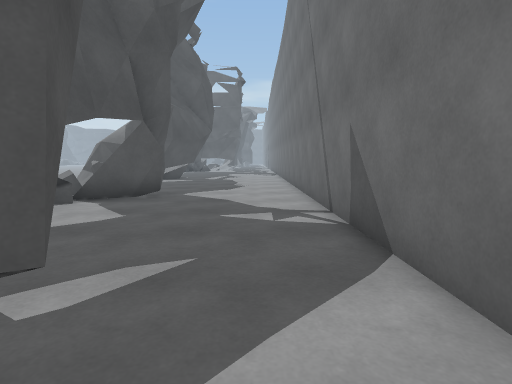
view 1 (above)

14 first-person views from a walk through a Unity game level. The camera is 1.2 m above the floor, tilts 6° down and sees 80° across. The floor is counted in squares, 1 m on a side. Each view is taken from the middle of a square. On the plan, view 1 faces up. The plan holds only what a view shows up to about 13 squares ahead; the rest is blank. The place goes on beyond the plan. The player is left out.

view 2
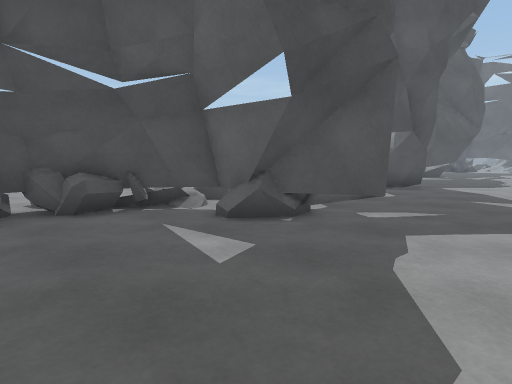

view 3
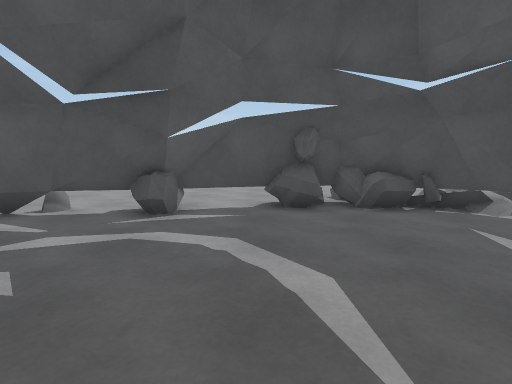

view 4
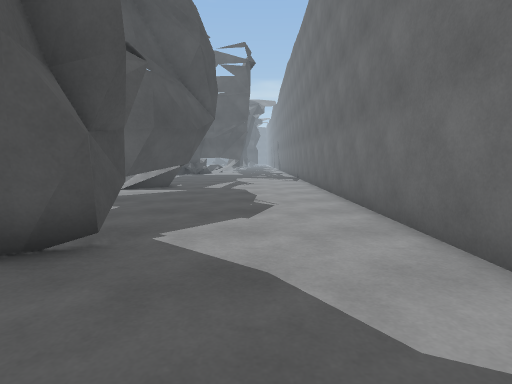

view 5
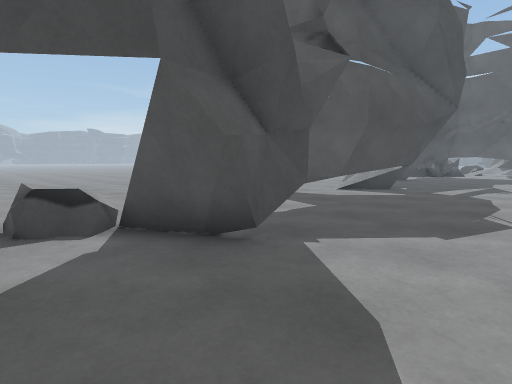

view 6
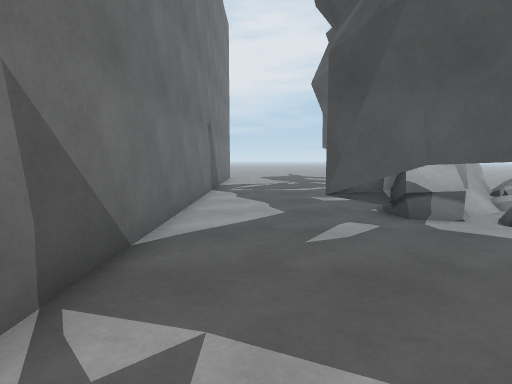

view 7
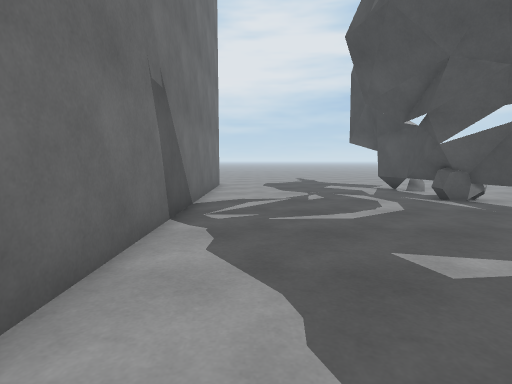

view 8
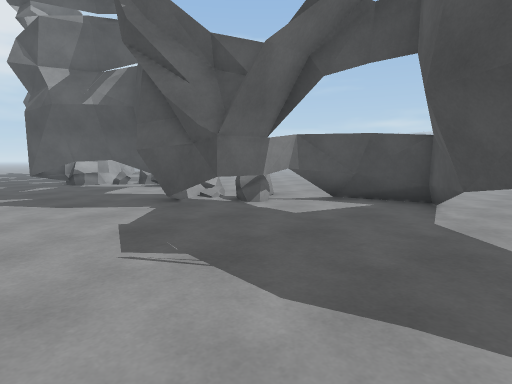

view 9
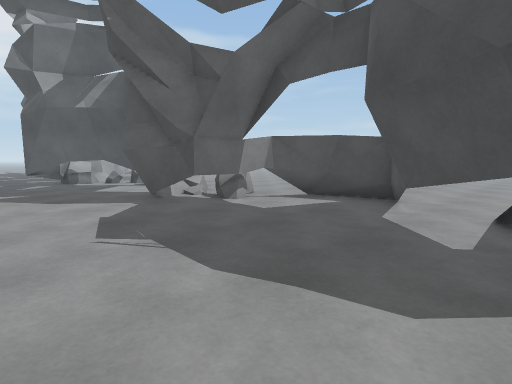

view 10
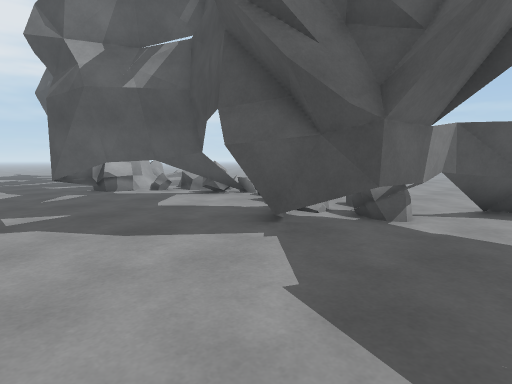

view 11
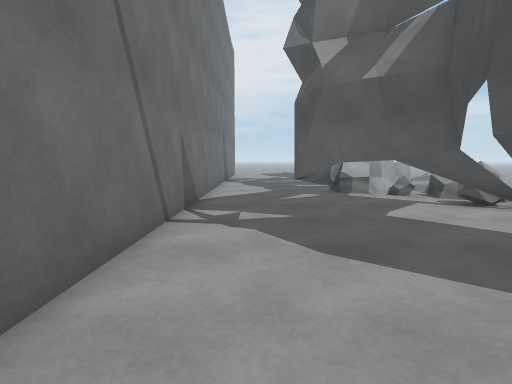

view 12
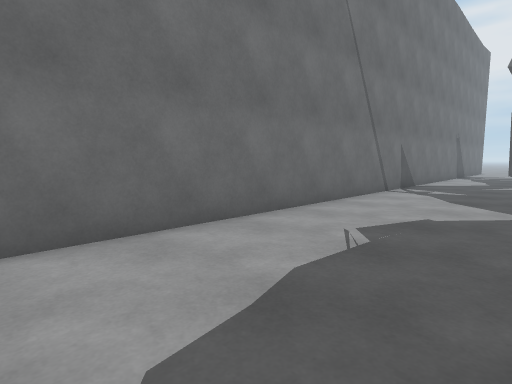

view 13
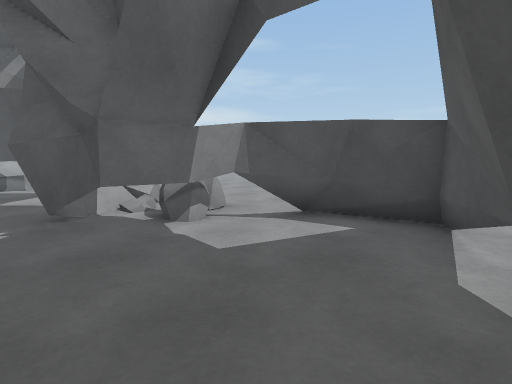

view 14
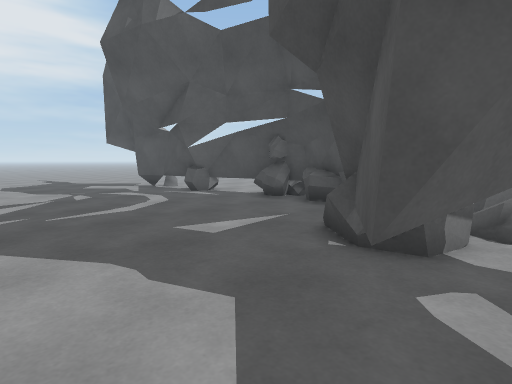

### Floor plan
Key: @ floor where view 1 was taken; # wall or solid block; . main floor; : floor 0.25 m higher than the main floor; + floor 0.5 m higher than the main floor; * floor 0.75 m higher than the main floor; / step, stairs or slope; = window, fence, low wall or low ledge; T thing the floor can be seen under or through.
Columns run from 15 left of view 1 to 2 right of it. Each row starts with its distance up from view 1.
 19          =TT.....#
 18  ........TTT.....#
 17  ........=T......#
 16  ......TTT.......#
 15   .... #.........#
 14        #T........#
 13        =TT.......#
 12   ....../TTT.....#
 11   ......=TTT.....#
 10   ...... ##=#....#
  9 ..   ....==##....#
  8 .........=# .....#
  7            ......#
  6         ###......#
  5          =#......#
  4          =##.....#
  3        ==*:*##...#
  2          .:=+#...#
  1          .#=#....#
  0          ###...@.#
 -1         =#.......#
 -2   .... =##.......#
 -3   .....##........#
 -4       . #........#
 -5    .....#........#
 -6    .....=T.......#
 -7    .....=TT......#
 -8        ..T.......#

Where each view was taken, in squares from view 1:
view 1: 0 up, 0 right, facing up
view 2: 4 down, 1 right, facing up-left
view 3: 5 down, 1 right, facing left
view 4: 6 up, 1 left, facing up
view 5: 7 up, 0 right, facing up-left
view 6: 8 up, 0 right, facing down
view 7: 2 up, 0 right, facing down
view 8: 18 up, 1 right, facing down-left
view 9: 19 up, 1 right, facing down-left
view 10: 14 up, 1 right, facing down-left
view 11: 13 up, 0 right, facing down
view 12: 19 up, 3 left, facing down-right
view 13: 17 up, 2 left, facing down-left
view 14: 3 up, 1 right, facing down-left
